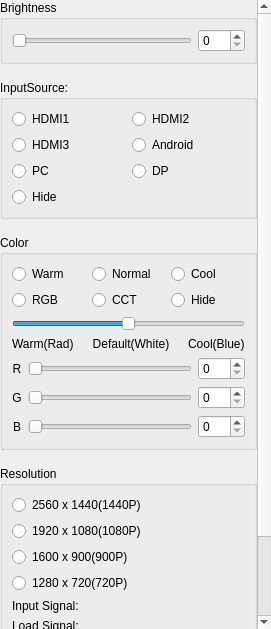
<?xml version="1.0" encoding="UTF-8"?>
<ui version="4.0">
 <class>mcScreen</class>
 <widget class="QWidget" name="mcScreen">
  <property name="geometry">
   <rect>
    <x>0</x>
    <y>0</y>
    <width>271</width>
    <height>629</height>
   </rect>
  </property>
  <property name="windowTitle">
   <string>Form</string>
  </property>
  <layout class="QVBoxLayout" name="verticalLayout">
   <property name="leftMargin">
    <number>0</number>
   </property>
   <property name="topMargin">
    <number>0</number>
   </property>
   <property name="rightMargin">
    <number>0</number>
   </property>
   <property name="bottomMargin">
    <number>0</number>
   </property>
   <item>
    <widget class="QScrollArea" name="scrollArea">
     <property name="styleSheet">
      <string notr="true"/>
     </property>
     <property name="frameShape">
      <enum>QFrame::NoFrame</enum>
     </property>
     <property name="widgetResizable">
      <bool>true</bool>
     </property>
     <widget class="QWidget" name="scrollAreaWidgetContents">
      <property name="geometry">
       <rect>
        <x>0</x>
        <y>0</y>
        <width>257</width>
        <height>718</height>
       </rect>
      </property>
      <layout class="QVBoxLayout" name="verticalLayout_4" stretch="0,0,0,0,0,0">
       <property name="spacing">
        <number>16</number>
       </property>
       <property name="leftMargin">
        <number>0</number>
       </property>
       <property name="topMargin">
        <number>0</number>
       </property>
       <property name="rightMargin">
        <number>0</number>
       </property>
       <property name="bottomMargin">
        <number>0</number>
       </property>
       <item>
        <widget class="QGroupBox" name="groupBoxBrightness">
         <property name="styleSheet">
          <string notr="true"/>
         </property>
         <property name="title">
          <string>Brightness</string>
         </property>
         <layout class="QHBoxLayout" name="horizontalLayout_6">
          <item>
           <widget class="QSlider" name="hSliderBrightness">
            <property name="sizePolicy">
             <sizepolicy hsizetype="Expanding" vsizetype="Preferred">
              <horstretch>0</horstretch>
              <verstretch>0</verstretch>
             </sizepolicy>
            </property>
            <property name="styleSheet">
             <string notr="true"/>
            </property>
            <property name="maximum">
             <number>100</number>
            </property>
            <property name="orientation">
             <enum>Qt::Horizontal</enum>
            </property>
            <property name="invertedAppearance">
             <bool>false</bool>
            </property>
            <property name="invertedControls">
             <bool>false</bool>
            </property>
            <property name="tickPosition">
             <enum>QSlider::NoTicks</enum>
            </property>
            <property name="tickInterval">
             <number>10</number>
            </property>
           </widget>
          </item>
          <item>
           <widget class="QSpinBox" name="spinBoxBrightness">
            <property name="sizePolicy">
             <sizepolicy hsizetype="Preferred" vsizetype="Fixed">
              <horstretch>0</horstretch>
              <verstretch>0</verstretch>
             </sizepolicy>
            </property>
            <property name="styleSheet">
             <string notr="true"/>
            </property>
            <property name="maximum">
             <number>100</number>
            </property>
           </widget>
          </item>
         </layout>
        </widget>
       </item>
       <item>
        <widget class="QGroupBox" name="groupBoxVideoSet">
         <property name="styleSheet">
          <string notr="true"/>
         </property>
         <property name="title">
          <string>InputSource:</string>
         </property>
         <layout class="QGridLayout" name="gridLayout_2">
          <item row="3" column="0">
           <widget class="QRadioButton" name="radioBtnHide">
            <property name="text">
             <string>Hide</string>
            </property>
           </widget>
          </item>
          <item row="1" column="1">
           <widget class="QRadioButton" name="radioBtnAndroid">
            <property name="text">
             <string>Android</string>
            </property>
           </widget>
          </item>
          <item row="0" column="1">
           <widget class="QRadioButton" name="radioBtnHDMI2">
            <property name="text">
             <string>HDMI2</string>
            </property>
           </widget>
          </item>
          <item row="1" column="0">
           <widget class="QRadioButton" name="radioBtnHDMI3">
            <property name="text">
             <string>HDMI3</string>
            </property>
           </widget>
          </item>
          <item row="2" column="0">
           <widget class="QRadioButton" name="radioBtnPC">
            <property name="text">
             <string>PC</string>
            </property>
           </widget>
          </item>
          <item row="0" column="0">
           <widget class="QRadioButton" name="radioBtnHDMI1">
            <property name="text">
             <string>HDMI1</string>
            </property>
           </widget>
          </item>
          <item row="2" column="1">
           <widget class="QRadioButton" name="radioBtnDP">
            <property name="text">
             <string>DP</string>
            </property>
           </widget>
          </item>
         </layout>
        </widget>
       </item>
       <item>
        <widget class="QGroupBox" name="groupBoxColor">
         <property name="styleSheet">
          <string notr="true"/>
         </property>
         <property name="title">
          <string>Color</string>
         </property>
         <layout class="QGridLayout" name="gridLayout_3">
          <item row="3" column="0" colspan="3">
           <layout class="QHBoxLayout" name="horizontalLayout_9" stretch="0,1,0">
            <item>
             <widget class="QLabel" name="labelWarm">
              <property name="text">
               <string>Warm(Rad)</string>
              </property>
             </widget>
            </item>
            <item>
             <widget class="QLabel" name="labelDefault">
              <property name="layoutDirection">
               <enum>Qt::LeftToRight</enum>
              </property>
              <property name="text">
               <string>Default(White)</string>
              </property>
              <property name="alignment">
               <set>Qt::AlignCenter</set>
              </property>
             </widget>
            </item>
            <item>
             <widget class="QLabel" name="labelCool">
              <property name="text">
               <string>Cool(Blue)</string>
              </property>
             </widget>
            </item>
           </layout>
          </item>
          <item row="0" column="1">
           <widget class="QRadioButton" name="radioBtnNormal">
            <property name="sizePolicy">
             <sizepolicy hsizetype="Minimum" vsizetype="Preferred">
              <horstretch>0</horstretch>
              <verstretch>0</verstretch>
             </sizepolicy>
            </property>
            <property name="text">
             <string>Normal</string>
            </property>
           </widget>
          </item>
          <item row="1" column="2">
           <widget class="QRadioButton" name="radioButtonHide2">
            <property name="text">
             <string>Hide</string>
            </property>
           </widget>
          </item>
          <item row="0" column="0">
           <widget class="QRadioButton" name="radioBtnWarm">
            <property name="sizePolicy">
             <sizepolicy hsizetype="Minimum" vsizetype="Preferred">
              <horstretch>0</horstretch>
              <verstretch>0</verstretch>
             </sizepolicy>
            </property>
            <property name="text">
             <string>Warm</string>
            </property>
           </widget>
          </item>
          <item row="0" column="2">
           <widget class="QRadioButton" name="radioBtnCool">
            <property name="sizePolicy">
             <sizepolicy hsizetype="Minimum" vsizetype="Preferred">
              <horstretch>0</horstretch>
              <verstretch>0</verstretch>
             </sizepolicy>
            </property>
            <property name="text">
             <string>Cool</string>
            </property>
           </widget>
          </item>
          <item row="1" column="0">
           <widget class="QRadioButton" name="radioBtnRGB">
            <property name="sizePolicy">
             <sizepolicy hsizetype="Minimum" vsizetype="Preferred">
              <horstretch>0</horstretch>
              <verstretch>0</verstretch>
             </sizepolicy>
            </property>
            <property name="text">
             <string>RGB</string>
            </property>
           </widget>
          </item>
          <item row="1" column="1">
           <widget class="QRadioButton" name="radioBtnCCT">
            <property name="sizePolicy">
             <sizepolicy hsizetype="Minimum" vsizetype="Preferred">
              <horstretch>0</horstretch>
              <verstretch>0</verstretch>
             </sizepolicy>
            </property>
            <property name="text">
             <string>CCT</string>
            </property>
           </widget>
          </item>
          <item row="2" column="0" colspan="3">
           <widget class="QSlider" name="hSliderColorTemp">
            <property name="sizePolicy">
             <sizepolicy hsizetype="Expanding" vsizetype="Preferred">
              <horstretch>0</horstretch>
              <verstretch>0</verstretch>
             </sizepolicy>
            </property>
            <property name="focusPolicy">
             <enum>Qt::StrongFocus</enum>
            </property>
            <property name="styleSheet">
             <string notr="true"/>
            </property>
            <property name="maximum">
             <number>100</number>
            </property>
            <property name="value">
             <number>50</number>
            </property>
            <property name="orientation">
             <enum>Qt::Horizontal</enum>
            </property>
            <property name="invertedAppearance">
             <bool>false</bool>
            </property>
            <property name="invertedControls">
             <bool>false</bool>
            </property>
            <property name="tickPosition">
             <enum>QSlider::NoTicks</enum>
            </property>
            <property name="tickInterval">
             <number>50</number>
            </property>
           </widget>
          </item>
          <item row="4" column="0" colspan="3">
           <widget class="QFrame" name="frameColorRGB">
            <property name="minimumSize">
             <size>
              <width>0</width>
              <height>0</height>
             </size>
            </property>
            <property name="frameShape">
             <enum>QFrame::NoFrame</enum>
            </property>
            <property name="frameShadow">
             <enum>QFrame::Raised</enum>
            </property>
            <layout class="QGridLayout" name="gridLayout_4">
             <property name="leftMargin">
              <number>0</number>
             </property>
             <property name="topMargin">
              <number>0</number>
             </property>
             <property name="rightMargin">
              <number>0</number>
             </property>
             <property name="bottomMargin">
              <number>0</number>
             </property>
             <item row="2" column="1">
              <widget class="QSlider" name="hSliderColorB">
               <property name="maximum">
                <number>100</number>
               </property>
               <property name="orientation">
                <enum>Qt::Horizontal</enum>
               </property>
              </widget>
             </item>
             <item row="0" column="1">
              <widget class="QSlider" name="hSliderColorR">
               <property name="maximum">
                <number>100</number>
               </property>
               <property name="orientation">
                <enum>Qt::Horizontal</enum>
               </property>
              </widget>
             </item>
             <item row="2" column="0">
              <widget class="QLabel" name="labelColorB">
               <property name="text">
                <string>B</string>
               </property>
               <property name="alignment">
                <set>Qt::AlignCenter</set>
               </property>
              </widget>
             </item>
             <item row="1" column="0">
              <widget class="QLabel" name="labelColorG">
               <property name="text">
                <string>G</string>
               </property>
               <property name="alignment">
                <set>Qt::AlignCenter</set>
               </property>
              </widget>
             </item>
             <item row="0" column="0">
              <widget class="QLabel" name="labelColorR">
               <property name="text">
                <string>R</string>
               </property>
               <property name="alignment">
                <set>Qt::AlignCenter</set>
               </property>
              </widget>
             </item>
             <item row="1" column="1">
              <widget class="QSlider" name="hSliderColorG">
               <property name="maximum">
                <number>100</number>
               </property>
               <property name="orientation">
                <enum>Qt::Horizontal</enum>
               </property>
              </widget>
             </item>
             <item row="0" column="2">
              <widget class="QSpinBox" name="spinBoxColorR">
               <property name="maximum">
                <number>100</number>
               </property>
              </widget>
             </item>
             <item row="1" column="2">
              <widget class="QSpinBox" name="spinBoxColorG">
               <property name="maximum">
                <number>100</number>
               </property>
              </widget>
             </item>
             <item row="2" column="2">
              <widget class="QSpinBox" name="spinBoxColorB">
               <property name="maximum">
                <number>100</number>
               </property>
              </widget>
             </item>
            </layout>
           </widget>
          </item>
         </layout>
        </widget>
       </item>
       <item>
        <widget class="QGroupBox" name="groupBox">
         <property name="title">
          <string>Resolution</string>
         </property>
         <layout class="QGridLayout" name="gridLayout" columnstretch="0,1">
          <item row="4" column="1">
           <widget class="QLabel" name="labelInputSignalDisplay">
            <property name="text">
             <string/>
            </property>
           </widget>
          </item>
          <item row="5" column="1">
           <widget class="QLabel" name="labelLoadSignalDisplay">
            <property name="text">
             <string/>
            </property>
           </widget>
          </item>
          <item row="4" column="0">
           <widget class="QLabel" name="labelInputSignal">
            <property name="text">
             <string>Input Signal:</string>
            </property>
           </widget>
          </item>
          <item row="5" column="0">
           <widget class="QLabel" name="labelLoadSignal">
            <property name="text">
             <string>Load Signal:</string>
            </property>
           </widget>
          </item>
          <item row="0" column="0" colspan="2">
           <widget class="QRadioButton" name="radioButton">
            <property name="text">
             <string>2560 x 1440(1440P)</string>
            </property>
           </widget>
          </item>
          <item row="1" column="0" colspan="2">
           <widget class="QRadioButton" name="radioButton_2">
            <property name="text">
             <string>1920 x 1080(1080P)</string>
            </property>
           </widget>
          </item>
          <item row="2" column="0" colspan="2">
           <widget class="QRadioButton" name="radioButton_3">
            <property name="text">
             <string>1600 x 900(900P)</string>
            </property>
           </widget>
          </item>
          <item row="3" column="0" colspan="2">
           <widget class="QRadioButton" name="radioButton_4">
            <property name="text">
             <string>1280 x 720(720P)</string>
            </property>
           </widget>
          </item>
         </layout>
        </widget>
       </item>
       <item>
        <widget class="QGroupBox" name="groupBoxOtherSet">
         <property name="styleSheet">
          <string notr="true"/>
         </property>
         <property name="title">
          <string>Other Setting</string>
         </property>
         <layout class="QHBoxLayout" name="horizontalLayout_4">
          <item>
           <widget class="QPushButton" name="btnModuleParam">
            <property name="sizePolicy">
             <sizepolicy hsizetype="Preferred" vsizetype="Fixed">
              <horstretch>0</horstretch>
              <verstretch>0</verstretch>
             </sizepolicy>
            </property>
            <property name="text">
             <string>Module Param</string>
            </property>
           </widget>
          </item>
          <item>
           <widget class="QPushButton" name="btnVideoSetting">
            <property name="text">
             <string>Video Setting</string>
            </property>
           </widget>
          </item>
         </layout>
        </widget>
       </item>
       <item>
        <spacer name="verticalSpacer">
         <property name="orientation">
          <enum>Qt::Vertical</enum>
         </property>
         <property name="sizeHint" stdset="0">
          <size>
           <width>20</width>
           <height>40</height>
          </size>
         </property>
        </spacer>
       </item>
      </layout>
     </widget>
    </widget>
   </item>
  </layout>
 </widget>
 <tabstops>
  <tabstop>scrollArea</tabstop>
  <tabstop>hSliderBrightness</tabstop>
  <tabstop>spinBoxBrightness</tabstop>
  <tabstop>radioBtnHDMI1</tabstop>
  <tabstop>radioBtnHDMI2</tabstop>
  <tabstop>radioBtnHDMI3</tabstop>
  <tabstop>radioBtnAndroid</tabstop>
  <tabstop>radioBtnPC</tabstop>
  <tabstop>radioBtnDP</tabstop>
  <tabstop>radioBtnWarm</tabstop>
  <tabstop>radioBtnNormal</tabstop>
  <tabstop>radioBtnCool</tabstop>
  <tabstop>hSliderColorTemp</tabstop>
  <tabstop>radioButton</tabstop>
  <tabstop>radioButton_2</tabstop>
  <tabstop>radioButton_3</tabstop>
  <tabstop>radioButton_4</tabstop>
  <tabstop>btnModuleParam</tabstop>
  <tabstop>radioBtnHide</tabstop>
  <tabstop>radioButtonHide2</tabstop>
 </tabstops>
 <resources/>
 <connections/>
</ui>
